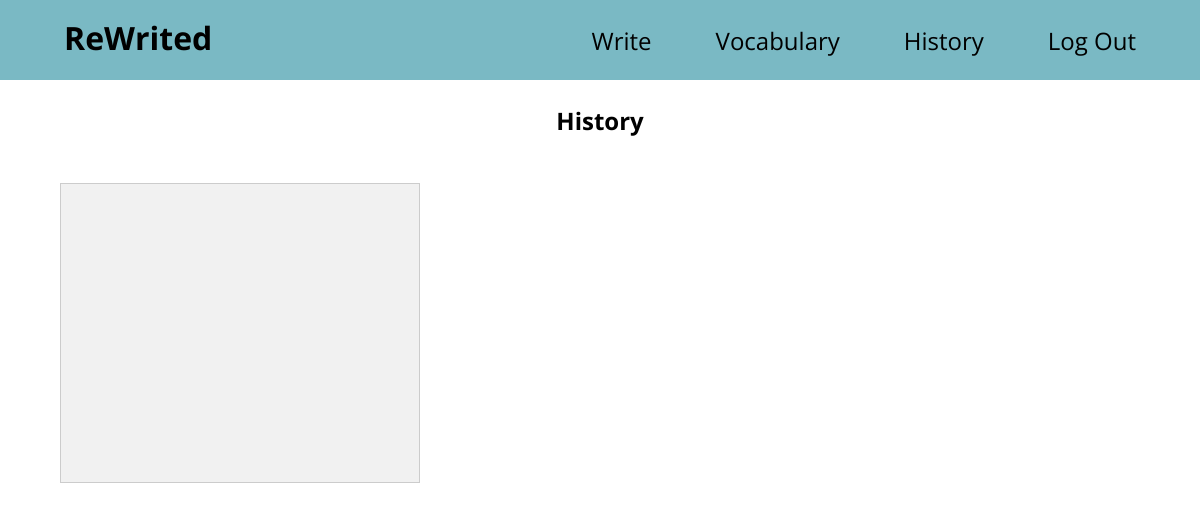
Before: / (signed in) with the older database file.
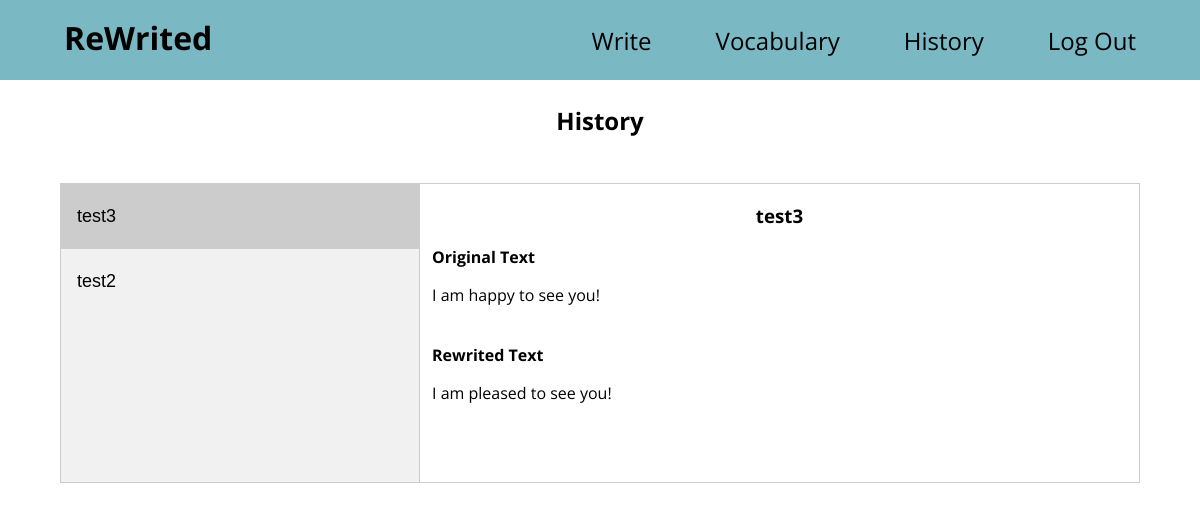
After: the same page with the newer database file.
### tables this page shows
CREATE TABLE writing_history (
    id_history INTEGER PRIMARY KEY AUTOINCREMENT,
    id_user INTEGER NOT NULL,
    title TEXT NOT NULL,
    original_text TEXT NOT NULL,
    corrected_text TEXT NOT NULL,
    date TIMESTAMP DEFAULT CURRENT_TIMESTAMP,
    level_used INTEGER NOT NULL,
    FOREIGN KEY (id_user) REFERENCES users(id_user)
);

### app.py (the view)
@app.route("/")
def index():
    if "user_id" not in session:
        flash("You must be logged in to view this page", "error")
        return redirect("/login")
    writing_history = db.execute("SELECT * FROM writing_history WHERE id_user = ?", (session["user_id"],)).fetchall()
    return render_template("index.html", texts=writing_history)

### app.py (called while the page is built)
@app.after_request
def after_request(response):
    response.headers["Cache-Control"] = "no-cache, no-store, must-revalidate"
    response.headers["Expires"] = 0
    response.headers["Pragma"] = "no-cache"
    return response

### templates/index.html (shortened to what this page needs)
{% extends "layout.html" %}
{% block body %}
    <h2 class="center">History</h2>
    <br>
    <div class="tab">
        {% for text in texts %}
            <button class="tablinks" onclick="openText(event, '{{ text[2] }}')" id="{% if loop.first %}defaultOpen{% endif %}" >{{ text[2] }}</button>
        {% endfor %}
    </div>
    {% for text in texts %}
    <div id='{{ text[2] }}' class="tabcontent">
        <h3>{{ text[2] }}</h3>
        <span>Original Text</span>
        <p>{{ text[3] }}</p>
        <br>
        <span>Rewrited Text</span>
        <p>{{ text[4] }}</p>
    </div>
    {% endfor %}
{% endblock %}

### templates/layout.html (shortened to what this page needs)
<!DOCTYPE html>
<html lang="en">
    <head>
        <link href="../static/styles.css" rel="stylesheet">
    </head>
    <body>
        <nav>
            {% if session["user_id"] %}
                <ul>
                    <li class="padTitle"><a href="/" class="title">ReWrited</a></li>
                    <li class="right"><a href="/logout">Log Out</a></li>
                    <li class="right"><a href="/">History</a></li>
                    <li class="right"><a href="/vocabulary">Vocabulary</a></li>
                    <li class="right"><a href="/write">Write</a></li>
                </ul>
            {% else %}
            <ul>
                <li class="padTitle"><a href="/" class="title">ReWrited</a></li>
                <li class="right"><a href="/login">Log In</a></li>
                <li class="right"><a href="/register">Register</a></li>
            </ul>
            {% endif %}
        </nav>
        <main>
            {% block body %}
            {% endblock %}
        </main>
    </body>
</html>

### static/styles.css (style rules this page uses)
body { margin: 0; font-family: "Open Sans"; }
.right { float: right; padding: 1.5rem 2rem; }
.padTitle { float: left; padding: 1rem 2rem; }
.title { font-size: 2rem; font-weight: bold; }
.center { margin-top: 1.5rem; margin-bottom: 1.5rem; display: flex; flex-direction: column; align-items: center; }
@media only screen and (min-width: 768px) { nav ul { list-style-type: none; margin: 0; background-color: #7ab9c4; height: 5rem; padding: 0rem 0.5rem; } }
@media only screen and (min-width: 768px) { nav ul li a { color: black; text-align: center; text-decoration: none; font-size: 1.2rem; font-family: Open Sans; } }
@media only screen and (min-width: 992px) { nav ul { list-style-type: none; margin: 0; background-color: #7ab9c4; height: 5rem; padding: 0rem 2rem; } }
@media only screen and (min-width: 992px) { nav ul li a { color: black; text-align: center; text-decoration: none; font-size: 1.5rem; font-family: Open Sans; } }
.tab { float: left; border: 1px solid #ccc; background-color: #f1f1f1; width: 30%; height: 300px; box-sizing: border-box; margin-left: 5%; }
.tab button { display: block; background-color: inherit; color: black; padding: 22px 16px; width: 100%; border: none; outline: none; text-align: left; cursor: pointer; transition: 0.3s; box-sizing: border-box; }
.tab button.active { background-color: #ccc; box-sizing: border-box; }
.tabcontent { float: left; padding: 0px 12px; border: 1px solid #ccc; width: 60%; border-left: none; height: 300px; box-sizing: border-box; }
.tablinks { font-size: large; }
span { font-weight: bold; }
.tabcontent h3 { text-align: center; }

Changed rows visible on the page:
added writing_history: title "test3", original_text "I am happy to see you!", corrected_text "I am pleased to see you!"
added writing_history: title "test2", shown under "History"
